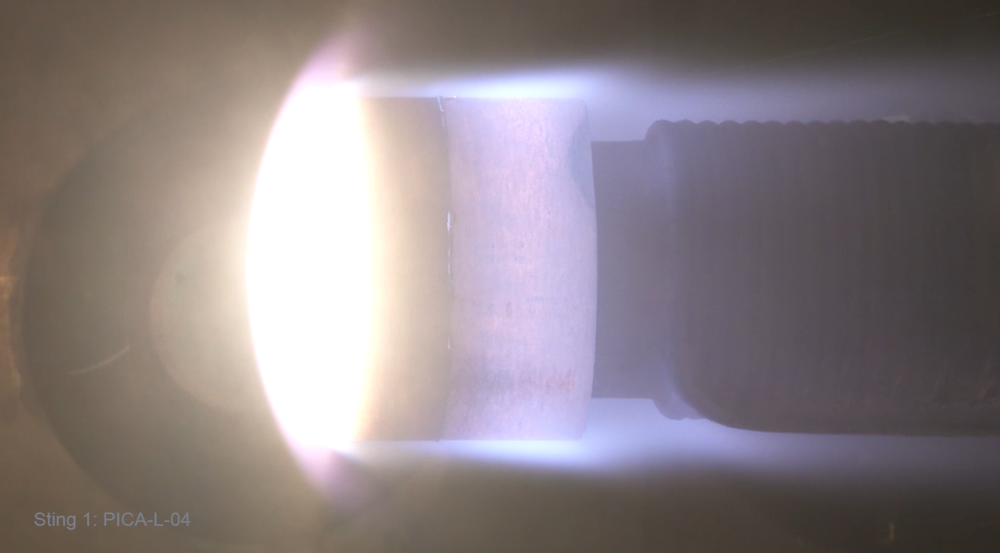
#> input picture sandbox/pika.png, 1000 x 553 px, shrunk from 1594 x 881 before the run
$ python gradient.py
#> lines starting #> are read from the running program, lines starting #| are printed output that depends on the picture; after the words box and inside, x2 and y2 are one past the last pixel; in counts of white or black regions, pixels touching at a corner belong together
import numpy as np
import cv2 as cv
import matplotlib.pyplot as plt

img = cv.imread("pika.png")
#> img is the input picture: shape (553, 1000, 3); mean B, G, R 131.9, 128.6, 138.7

gray = cv.cvtColor(img, cv.COLOR_BGR2GRAY)  # convert the image in gray
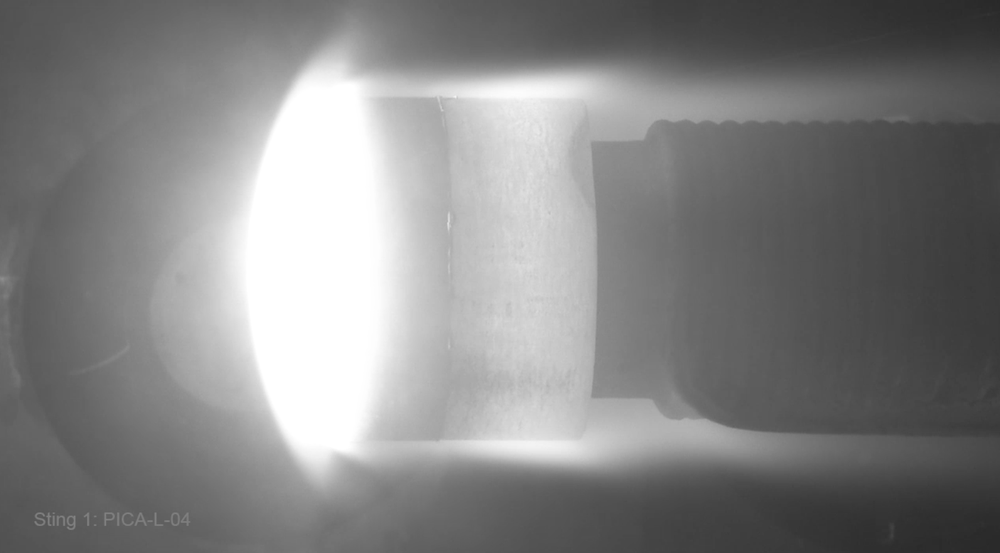
#> gray: shape (553, 1000); min 40, max 255, mean 132
# create a CLAHE object (Arguments are optional).
#clahe = cv.createCLAHE(clipLimit=2.0, tileGridSize=(8,8))
#frame = clahe.apply(gray)
blurred = cv.GaussianBlur(gray, (11, 11), 0) # smoothing (blurring) it to reduce high frequency noise
thresh = cv.threshold(blurred, 250, 255, cv.THRESH_BINARY)[1] # threshold the image to reveal light regions in the
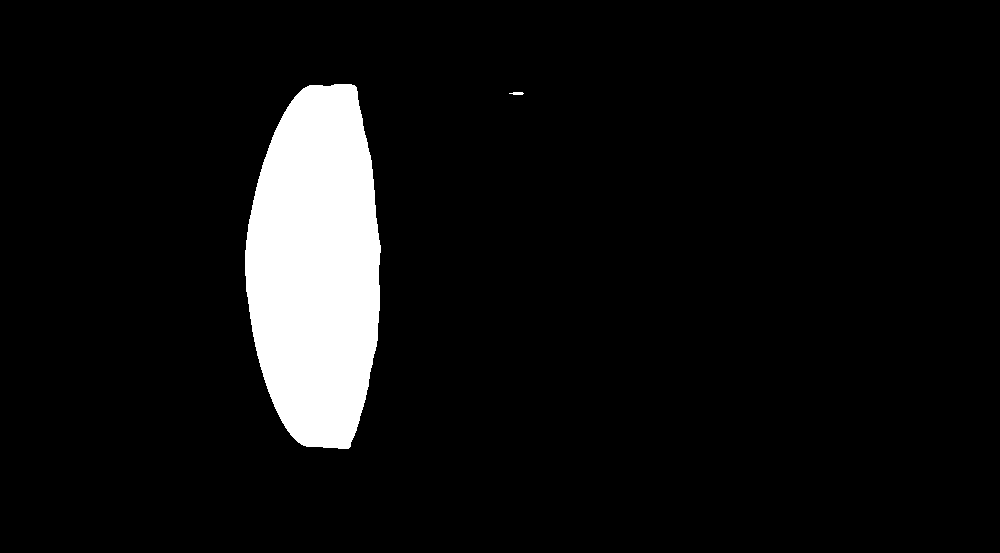
#> thresh: shape (553, 1000); 7.1% white; 2 white regions, box (x1, y1, x2, y2) and area: (245, 84, 381, 449) 39110, (509, 92, 524, 95) 35
        # perform a series of erosions and dilations to remove
        # any small blobs of noise from the thresholded image
thresh_1 = cv.erode(thresh, None, iterations=2)
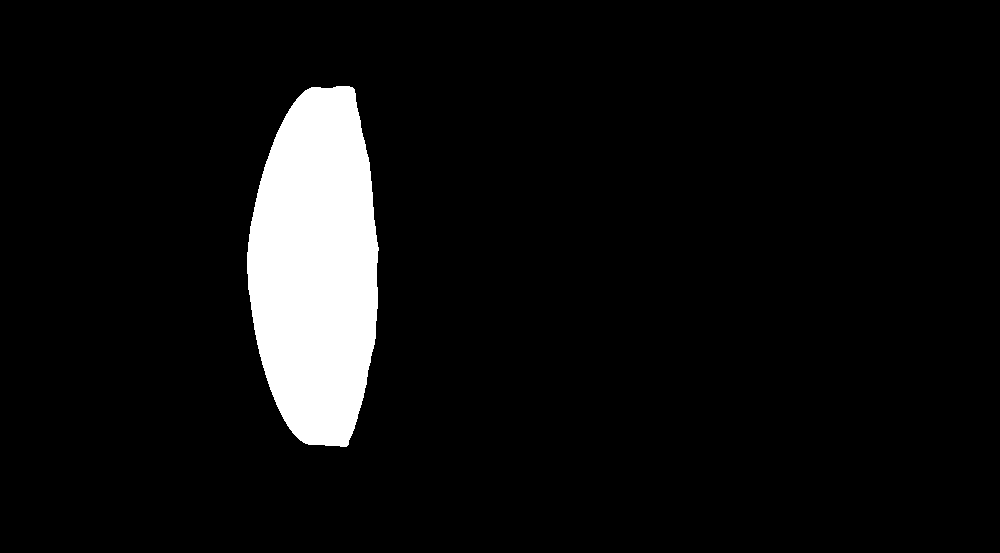
#> thresh_1: shape (553, 1000); 6.7% white; 1 white region, box (x1, y1, x2, y2) and area: (247, 86, 379, 447) 37114
thresh_2 = cv.dilate(thresh_1, None, iterations=4)
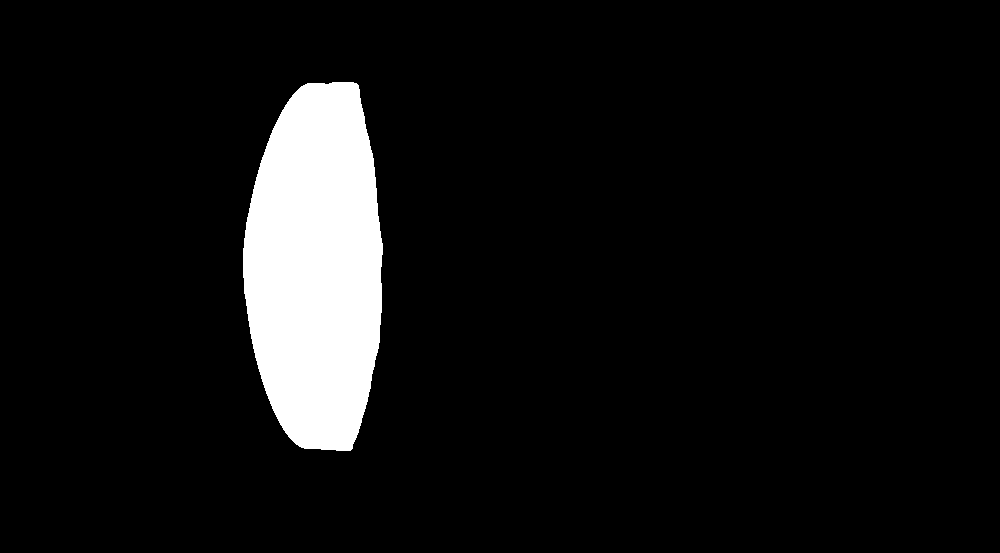
#> thresh_2: shape (553, 1000); 7.4% white; 1 white region, box (x1, y1, x2, y2) and area: (243, 82, 383, 451) 41138
edges = cv.Canny(thresh_2,200,100)
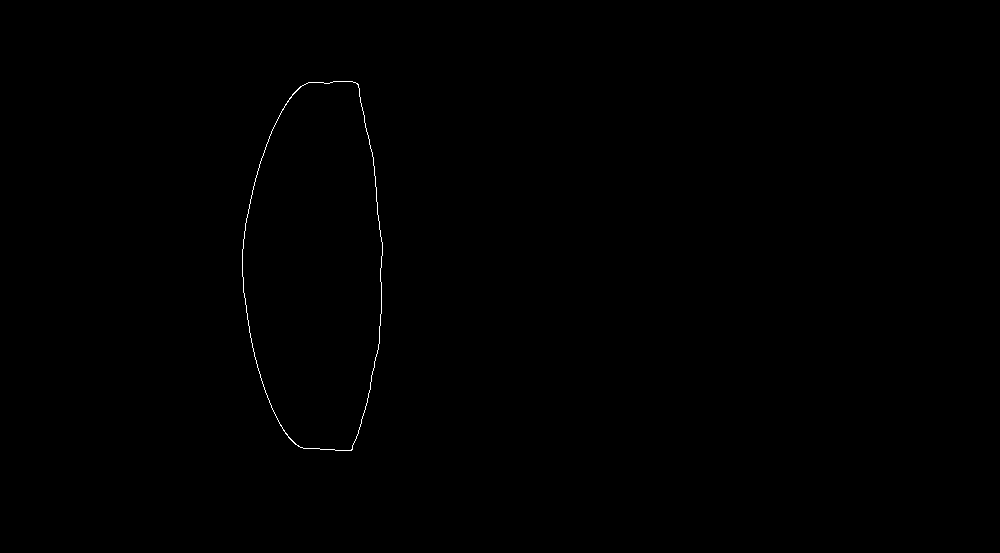
#> edges: shape (553, 1000); 0.16% white in thin lines or dots, all inside (x1, y1, x2, y2) = (242, 81, 383, 451)
contours, hierarchy = cv.findContours(edges,  cv.RETR_EXTERNAL, cv.CHAIN_APPROX_NONE)
#> contours = 1 contour; box (x1, y1, x2, y2) and area: (242, 81, 383, 451) 41103
        #cv.drawContours(self.frame, self.contours, -1, (0,96,196), 3)
        #cv.imshow("hello", frame)
frame = cv.drawContours(img, contours, -1, (0,96,196), 3)

cv.imwrite('pika_blurred.png', blurred)
cv.imwrite('pika_threshold.png', thresh)
cv.imwrite('pika_erode.png', thresh_1)
cv.imwrite('pika_dilate.png', thresh_2)
cv.imwrite('pika_gradient.png', edges)
cv.imwrite('pika_final.png', frame)
